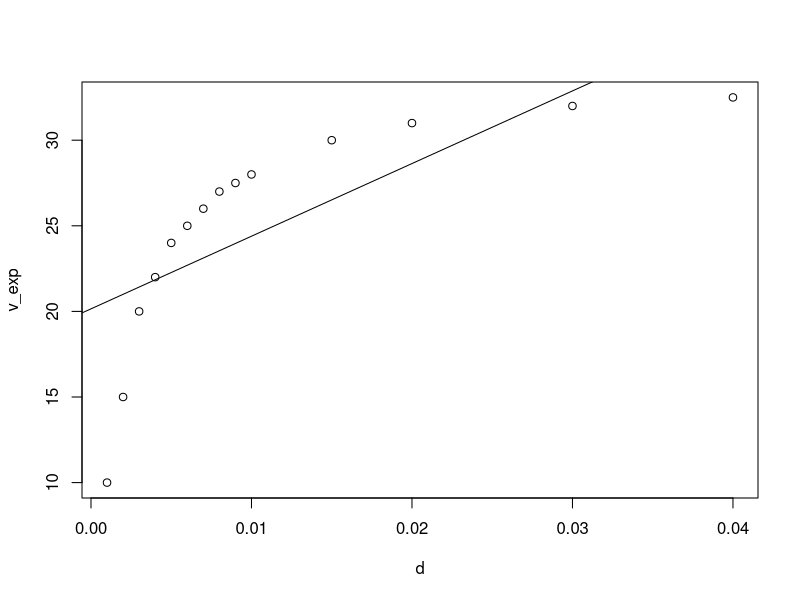
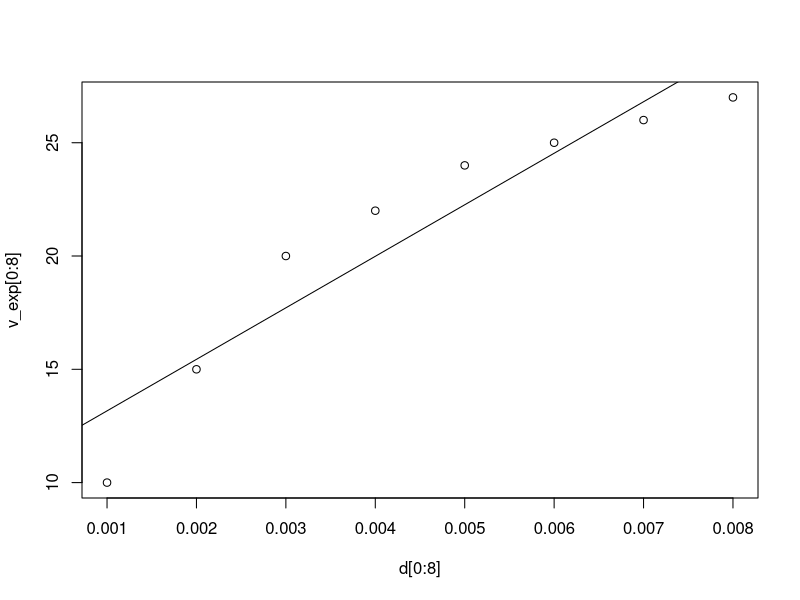
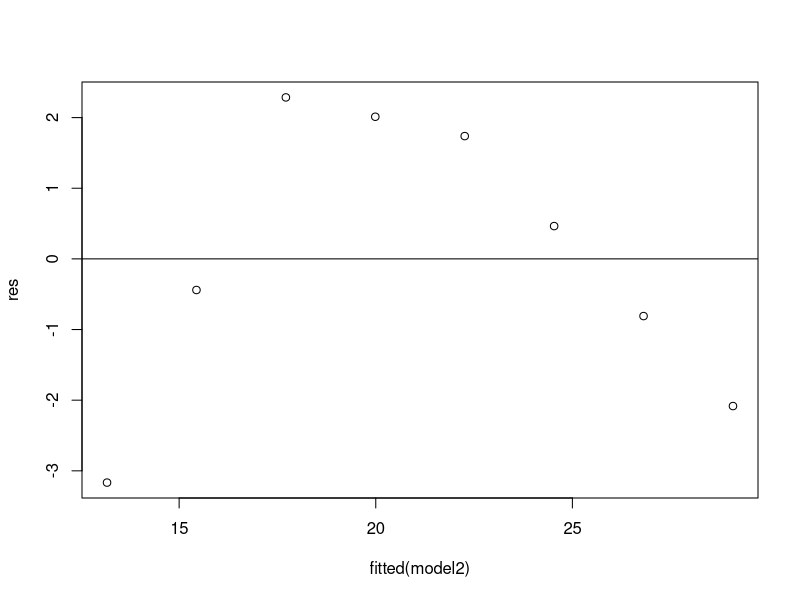
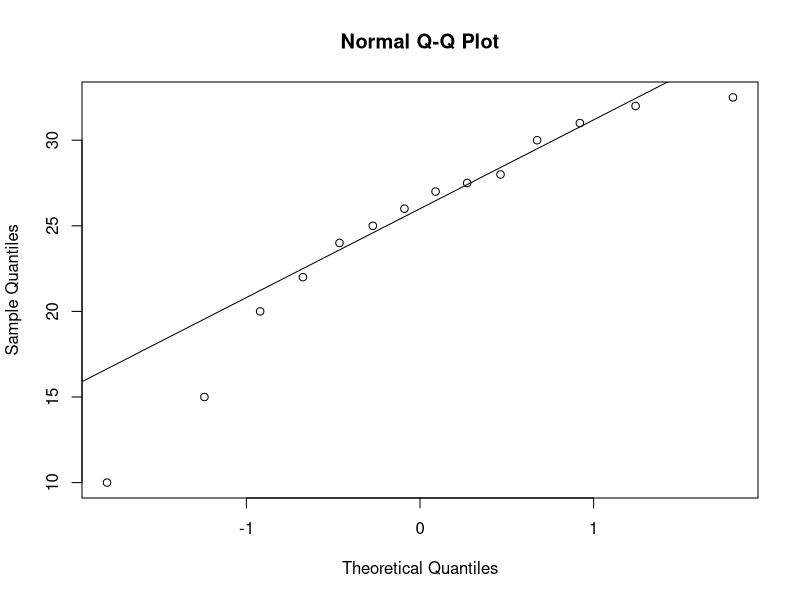
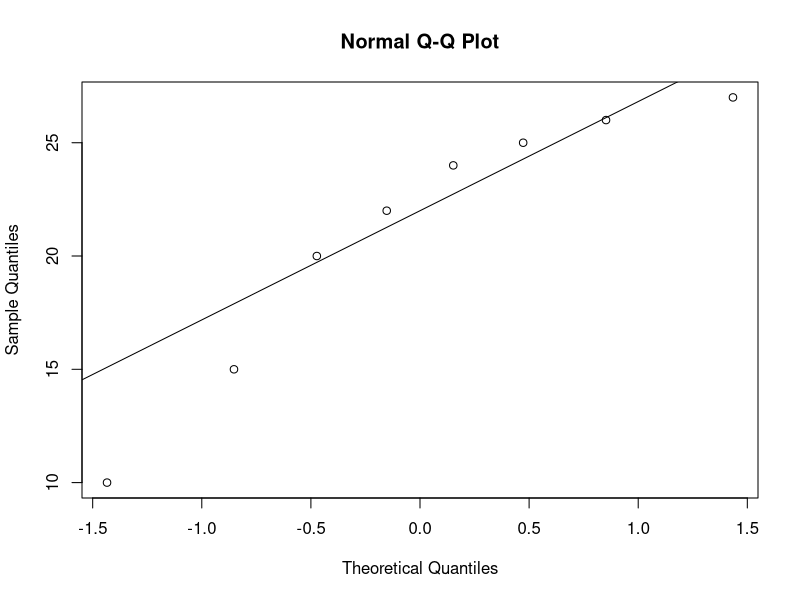
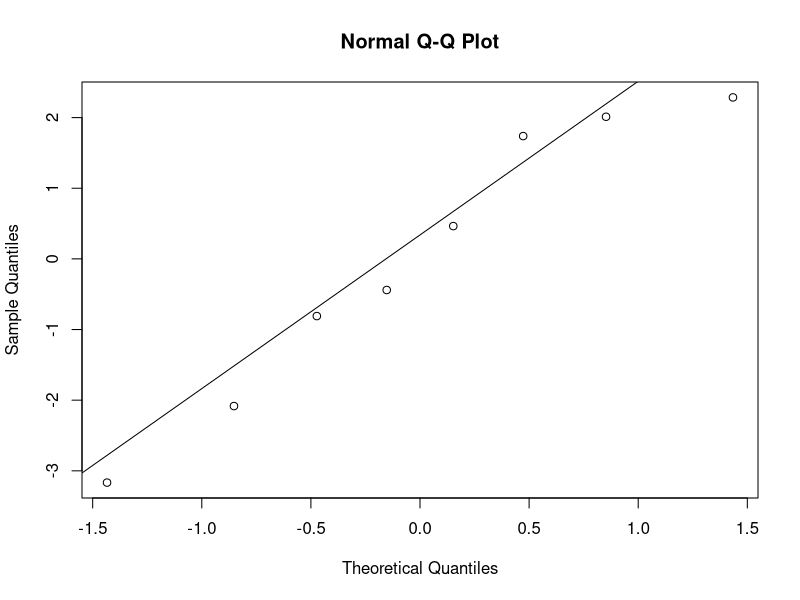
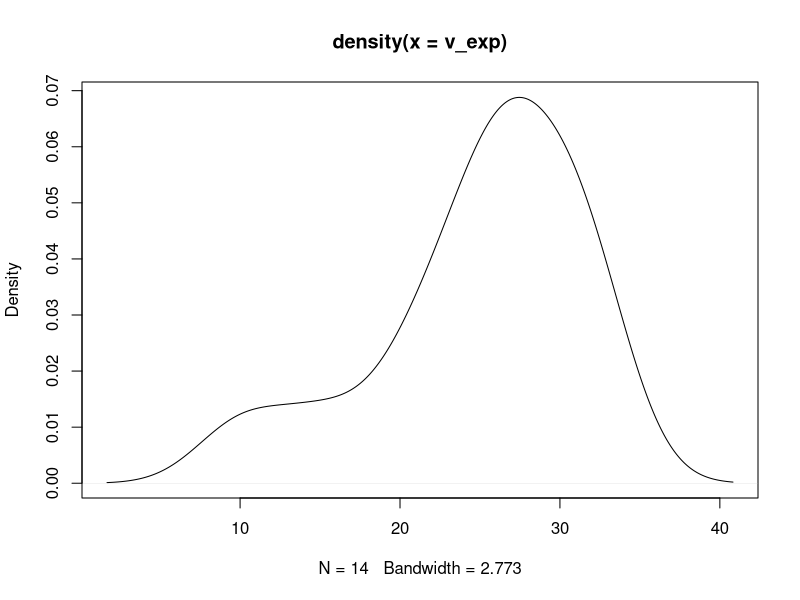
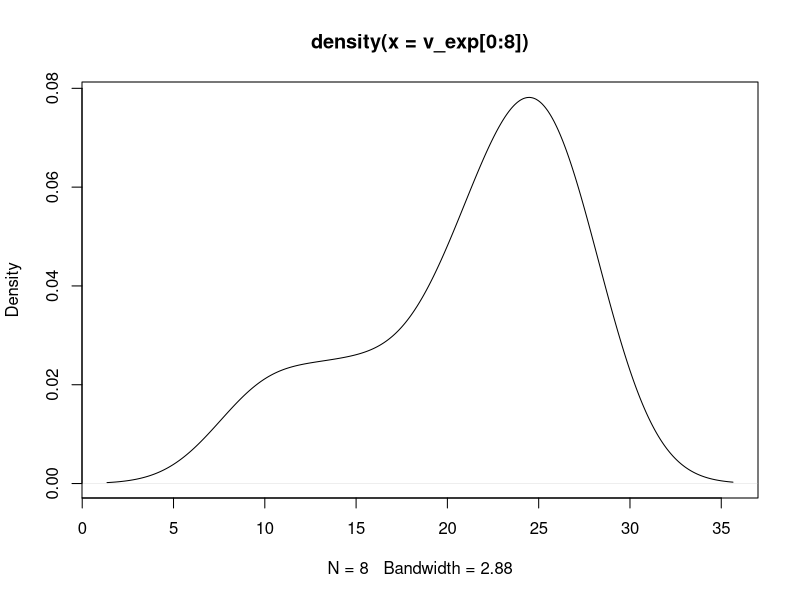

Here is the R script that generated these plots, in order:
# Data
d = c(1, 2, 3, 4, 5, 6, 7, 8, 9, 10, 15, 20, 30, 40) / 1000
v_exp= c(10, 15, 20, 22, 24, 25, 26, 27, 27.5, 28, 30, 31, 32, 32.5)

# Linear regression (all data)
model = lm(v_exp ~ d)
summary(model)

# Linear regression (only first 8)
model2 = lm(v_exp[0:8] ~ d[0:8])
summary(model2)

# Plots with regression line
plot(d, v_exp)
abline(model)

plot(d[0:8], v_exp[0:8])
abline(model2)

# The second model is better so we proceed studying its residuals
res = resid(model2)

# Residual VS Fitted plot
plot(fitted(model2), res)
abline(0,0)

# Shapiro-Wilk
shapiro.test(v_exp)
shapiro.test(v_exp[0:8])
shapiro.test(res)

# QQ-plot 
qqnorm(v_exp)
qqline(v_exp)
qqnorm(v_exp[0:8])
qqline(v_exp[0:8])
qqnorm(res)
qqline(res) 

# Density
plot(density(v_exp))
plot(density(v_exp[0:8]))
plot(density(res))